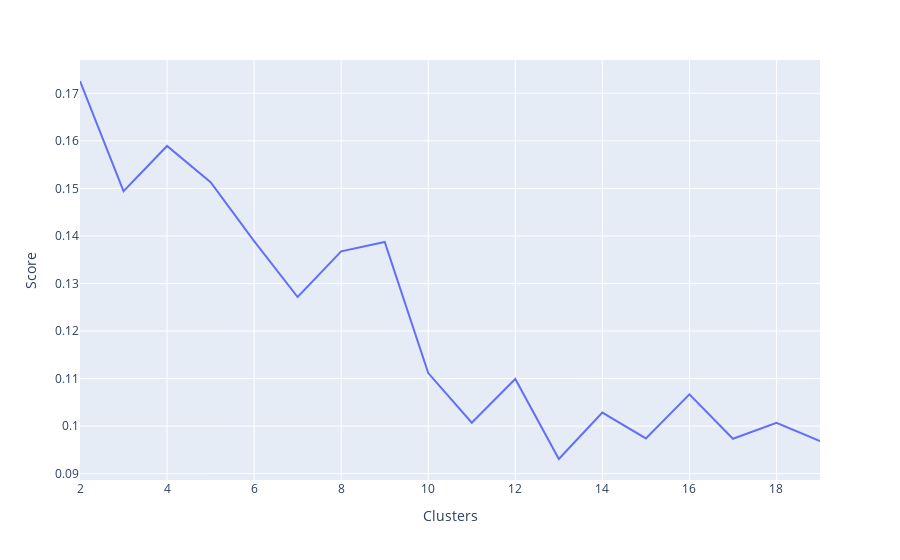

Source (notebook cell):
### Code cell
fig = px.line(dfclus,x='Clusters', y='Score')   
fig.show()

### Figure 1 — Plotly figure (JSON) as saved in the notebook; plotly's stock layout.template omitted (floating-point values rounded to 4 significant figures)
{"data": [{"hovertemplate": "Clusters=%{x}<br>Score=%{y}<extra></extra>", "legendgroup": "", "line": {"color": "#636efa", "dash": "solid"}, "mode": "lines", "name": "", "orientation": "v", "showlegend": false, "type": "scatter", "x": [2, 3, 4, 5, 6, 7, 8, 9, 10, 11, 12, 13, 14, 15, 16, 17, 18, 19], "xaxis": "x", "y": [0.1726, 0.1494, 0.1589, 0.1513, 0.1389, 0.1271, 0.1368, 0.1387, 0.1111, 0.1007, 0.1099, 0.09307, 0.1028, 0.0974, 0.1067, 0.09732, 0.1007, 0.09684], "yaxis": "y"}], "layout": {"legend": {"tracegroupgap": 0}, "margin": {"t": 60}, "xaxis": {"anchor": "y", "domain": [0, 1], "title": {"text": "Clusters"}}, "yaxis": {"anchor": "x", "domain": [0, 1], "title": {"text": "Score"}}}}
